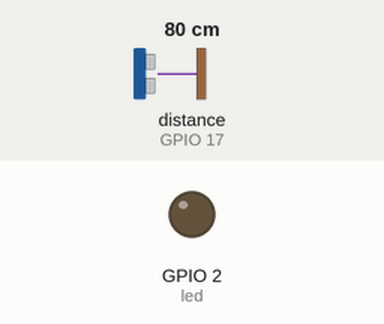
Simulated run of this program. Board: Raspberry Pi (BCM pin numbers). On the bench: output pins drawn as LEDs (lit = HIGH). Inputs (shaded band) come from the test bench; at power-on: distance to the obstacle (sensor on GPIO 17) 80 cm. The echo pulse lasts 58.3 µs per cm; what the program prints to the terminal is not drawn.

Above: at 1.2 s.
1.3 s: distance to the obstacle (sensor on GPIO 17) set to 11 cm
2.8 s: distance to the obstacle (sensor on GPIO 17) set to 8 cm
At 3.9 s:
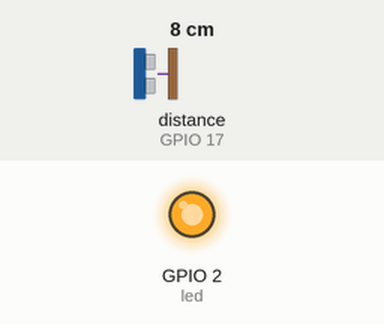
Timing chart, 0 to 5.8 s (numbered marks = the images above; inputs shaded):
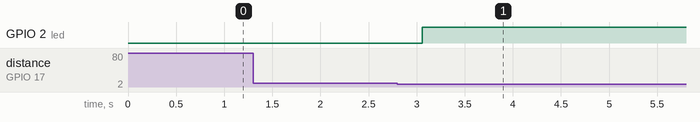

Measured:
- the behaviour switches between 10 and 9 cm on distance to the obstacle (sensor on GPIO 17) (found by bisection; images 0 and 1)
- after the input at 2.8 s, GPIO 2 (led): LOW → HIGH after 0.26 s

The program:

distance_measure.py
```python
from gpiozero import LED, DistanceSensor
from time import sleep

sensor = DistanceSensor(echo=17,trigger=3)
led =LED(2)
while True :
    distance=sensor.distance*100
    print("distance",distance)
    if distance<10:
        led.on()

else:
            led.off()
            sleep(1)
```
